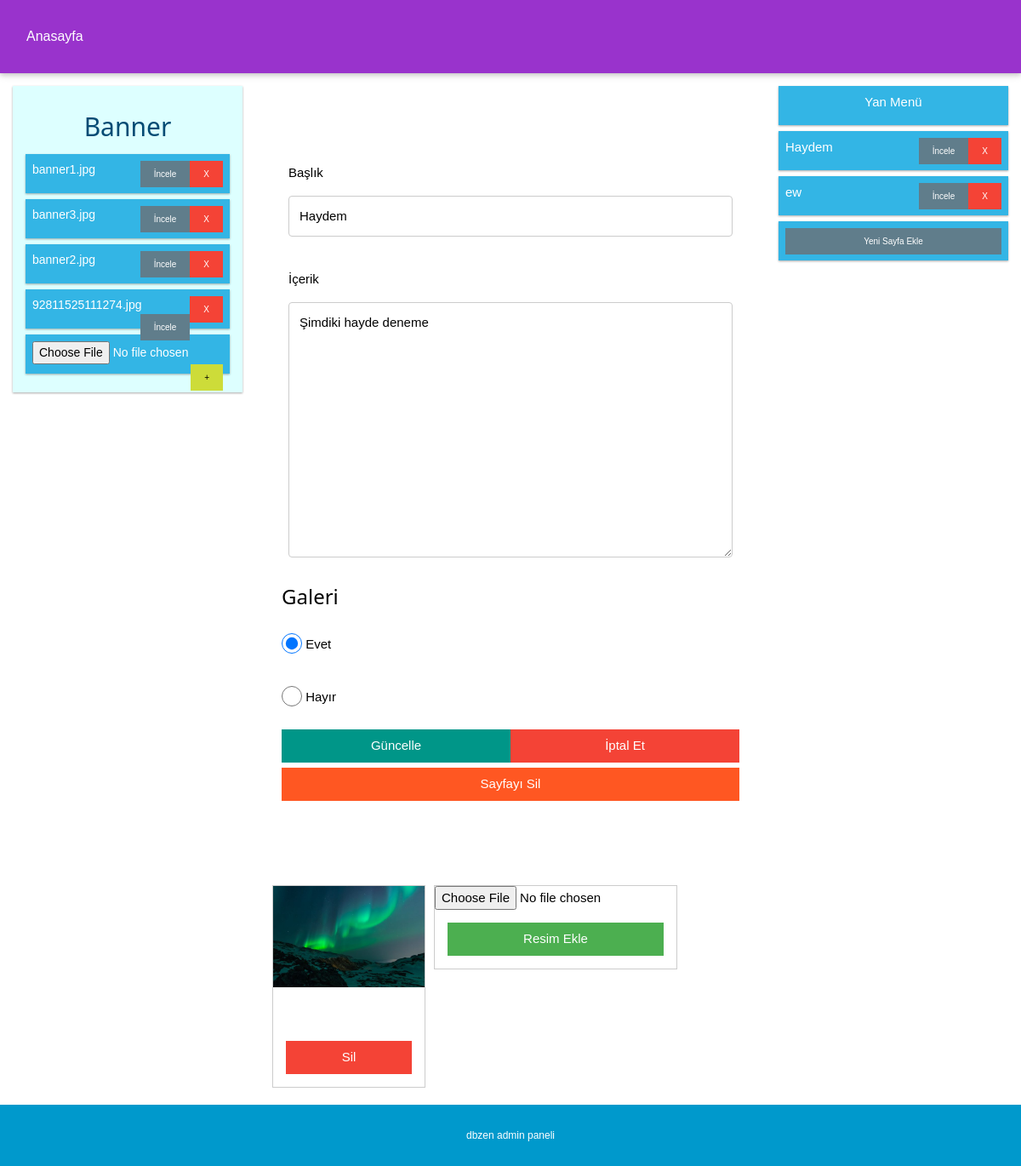
Screenshot of /admino_tt/side_o.php?page=1&side=1 (signed in) with the database file from the repository.
### tables this page shows
CREATE TABLE `page` (
  `id` int(11) NOT NULL,
  `home_page_con` tinyint(1) NOT NULL,
  `page_name` text NOT NULL,
  `page_description` text NOT NULL,
  `page_content` text,
  `sid_menu_con` int(11) NOT NULL,
  `sid_menu_name` text NOT NULL,
  `gallery_co` tinyint(1) NOT NULL,
  `page_show` tinyint(1) NOT NULL,
  `type` int(11) NOT NULL,
  `banner_show` tinyint(1) NOT NULL,
  `date` datetime NOT NULL
);

CREATE TABLE `banner` (
  `id` int(11) NOT NULL,
  `page_id` int(11) NOT NULL,
  `address` text NOT NULL,
  `banner_name` text NOT NULL,
  `banner_show` int(11) NOT NULL
);

CREATE TABLE `side_menu` (
  `id` int(11) NOT NULL,
  `page_id` int(11) NOT NULL,
  `side_name` text NOT NULL,
  `side_content` text,
  `side_show` tinyint(1) NOT NULL,
  `gallery_co` tinyint(1) NOT NULL,
  `side_date` datetime NOT NULL
);

CREATE TABLE `gallery` (
  `id` int(11) NOT NULL,
  `gallery_scr` text NOT NULL,
  `page_id` int(11) NOT NULL,
  `pic_name` text NOT NULL,
  `on_co` tinyint(1) NOT NULL,
  `side_id` int(11) NOT NULL
);

### admino_tt/pages/config.php (called while the page is built, shortened)
<?php
try {
     $db = new PDO("mysql:host=localhost;dbname=proje_beta;charset=utf8", "root", "");
	$db->setAttribute(PDO::ATTR_ERRMODE, PDO::ERRMODE_EXCEPTION);
} catch ( PDOException $e ){
     print $e->getMessage();
}
if(isset($_GET['page']) && isset($_GET['side']) ){
	$query = $db->query("SELECT * from page WHERE id='".$_GET['page']."'")->fetch(PDO::FETCH_ASSOC);
}
?>

### admino_tt/pages/banner.php (the view, shortened to what this page needs)
<div class="col-3 right">
  <div class="aside w3-pale-blue" >
	  <h2 >Banner</h2>
    <div class="menu w3-left-align" >
  		<ul>
		<?php
			if( $_GET['page']=='tet1'){}else{
			$querybanner = $db->query("SELECT * FROM banner WHERE page_id=".$query['id']."", PDO::FETCH_ASSOC);
			if ( $querybanner->rowCount() ){
				foreach( $querybanner as $rowbanner){
					echo '<form method="post">
   			<li style="height: 46px;">'.$rowbanner['address'].'<button name="banner_del" type="submit" class="w3-red w3-button w3-tiny  w3-right" >X</button> <a class="w3-blue-grey w3-button w3-tiny  w3-right" href="../projebeta/images/'.$rowbanner['address'].'" >İncele</a><input name="banner_id" class="w3-input" style="Visibility : hidden; width: 0px;" value="'.$rowbanner['id'].'" type="text"></li>
			</form>
						';}} echo '<form method="post" enctype="multipart/form-data">
   			<li style="height: 46px;"><input type="file" name="banner_dd" /><button type="submit" name="banner_add" class="w3-lime w3-button w3-tiny w3-right" >+</button></li></form>';}
		?>
  		</ul>
</div>
  </div>
</div>

### admino_tt/pages/hemenu.php (shortened to what this page needs)
<div class="headerr w3-card">
  <div class="dropdown">
	    <?php
	  if($_GET['page']=='tet1'){
		  echo '<button class="dropbtn">Yeni Sayfa Ekle</button>';
	  }else{
	  $queryyyc = $db->query("SELECT * FROM page where id=".$_GET['page']."")->fetch(PDO::FETCH_ASSOC);
	  if ( $queryyyc ){echo'<button class="dropbtn">'.$queryyyc['page_name'].'</button>';}}?>
    <?php
	  $querycc = $db->query("SELECT * FROM page", PDO::FETCH_ASSOC);
	?>
</div>
</div>

### admino_tt/pages/pages-side.php
<?php
if(isset($_GET['side']) and isset($_GET['page'])){
	if($_GET['side']=='tet1'){
		echo'<div class="col-6">
	<form method="post">
      <div  class="w3-padding-64 w3-center">
      <div class="w3-left-align w3-padding-large">
        <p>Başlık</p><input type="text" name="side_pe" >
      </div>
      <div class="w3-left-align w3-padding-large">
        <p>İçerik</p><textarea name="side_peg"></textarea>
      </div>
 <div class="w3-row w3-left-align">
	  <div class="w3-third w3-container">
	  <h3>Galeri</h3>
    <p>
  <input class="w3-radio" type="radio" name="gallery" value="Evet" checked>
  <label>Evet</label></p>
  <p>
  <input class="w3-radio" type="radio" name="gallery" value="Hayır">
  <label>Hayır</label></p>
  </div>
  <div class="w3-third w3-container">
  </div>
  <div class="w3-third w3-container">
  </div>
 <div class="w3-container w3-center" style="width:100%">
	<div class="w3-bar" style="width:100%">
  <button name="side_add" class="w3-bar-item w3-button w3-teal" style="width:100%">Sayfayı Ekle</button>
</div>
  </div>
</div>
    </div>
	</form>
</div>';
	}
	else{
		$querysidc = $db->query("SELECT * from side_menu WHERE page_id='".$_GET['page']."' and id='".$_GET['side']."'")->fetch(PDO::FETCH_ASSOC);
		if($querysidc['gallery_co']==0){$f1="";$f2="checked";}else{$f1="checked";$f2="";}
		if ( $querysidc ){
			echo'<div class="col-6">
	<form method="post">
      <div  class="w3-padding-64 w3-center">
      <div class="w3-left-align w3-padding-large">
        <p>Başlık</p><input type="text" value="'.$querysidc['side_name'].'" name="side_pe" >
      </div>
      <div class="w3-left-align w3-padding-large">
        <p>İçerik</p><textarea name="side_peg">'.$querysidc['side_content'].'</textarea>
      </div>
 <div class="w3-row w3-left-align">
	  <div class="w3-third w3-container">
	  <h3>Galeri</h3>
    <p>
  <input class="w3-radio" type="radio" name="gallery" value="Evet" '.$f1.'>
  <label>Evet</label></p>
  <p>
  <input class="w3-radio" type="radio" name="gallery" value="Hayır" '.$f2.'>
  <label>Hayır</label></p>
  </div>
  <div class="w3-third w3-container">
  </div>
  <div class="w3-third w3-container">
  </div>
 <div class="w3-container w3-center" style="width:100%">
	<div class="w3-bar" style="width:100%">
  <button name="side_up" class="w3-bar-item w3-button w3-teal" style="width:50%">Güncelle</button>
  <button class="w3-bar-item w3-button w3-red" style="width:50%">İptal Et</button>
</div>
	 <button name="side_del" class="w3-bar-item w3-button w3-deep-orange" style="width:100%">Sayfayı Sil</button>
  </div>
</div>
    </div>
	</form>
</div>';
		}
	}
}
?>

### admino_tt/pages/side.php
<div class="col-3 menu right">
  <ul>
	  <li class="w3-center" style="height: 46px;">Yan Menü </li>
	  <?php if( $_GET['page']=='tet1'){}else{
$queryside = $db->query("SELECT * FROM side_menu WHERE page_id=".$query['id']."", PDO::FETCH_ASSOC);
			if ( $queryside->rowCount() ){
				foreach( $queryside as $rowside){
					echo'<form method="post">
	  <li style="height: 46px;">'.$rowside['side_name'].' <button name="side_del" class="w3-red w3-button w3-tiny  w3-right" >X</button> <a href="/admino_tt/side_o.php?page='.$query['id'].'&side='.$rowside['id'].'" class="w3-blue-grey w3-button w3-tiny  w3-right" >İncele</a><input name="side_id" class="w3-input" style="Visibility : hidden; width: 0px;" value="'.$rowside['id'].'" type="text"></li>
	 </form>';}
			}echo '<form method="post">
	  <li style="height: 46px;  width: 100%; "><a style=" width: 100%; " href="/admino_tt/side_o.php?page='.$query['id'].'&side=tet1" class="w3-blue-grey w3-button w3-tiny  w3-right" >Yeni Sayfa Ekle</a></li>
	 </form>';}
?>
  		</ul>
</div>

### admino_tt/pages/gallery-side.php
<?php
if($_GET['side']!='tet1' or $_GET['page']=='tet1'){
echo '<div class="row">
<div class="col-3 right"></div>
<div class="col-6 w3-centered">
	<div  class="w3-padding-60 w3-center">
 		<div class="w3-row w3-left-align">
			<div class="row">';
	$querygallery = $db->query("SELECT * FROM gallery WHERE page_id=".$query['id']." and side_id=".$_GET['side']." and on_co=1", PDO::FETCH_ASSOC);
			if ( $querygallery->rowCount() ){
				foreach( $querygallery as $rowgallery){
					echo '<div class="gallery">
					<form action="" method="post" enctype="multipart/form-data"></form>
							<form method="post">
    						<img src="../projebeta/gallery/'.$rowgallery['gallery_scr'].'" name="gallery_tt" width="300" height="200"><input name="id_gallery" type="text" style="Visibility : hidden;" value="'.$rowgallery['id'].'">
  							<div class="desc"><button name="side_gallery_del" class="w3-button w3-red" style="width: 100%;">Sil</button></div>
						</div></from>
						';}}
echo '<div class="gallery w3-center" style="width: auto;">
					<form action="" method="post" enctype="multipart/form-data"></form>
					<form action="" method="post" enctype="multipart/form-data">
	  				<input type="file" id="gallery_tm" name="gallery_tm" />
					<div class="desc"><button type="submit" id="side_gallery_add"  name="side_gallery_add" class="w3-button w3-green" style="width: 100%;">Resim Ekle</button></div></form>
					</form>
				</div>
			</div>
		</div>
	</div>
</div>
<div class="col-3 menu right">
</div>
</div>';
}
?>

### admino_tt/css/w3.css (style rules this page uses)
*,*:before,*:after { box-sizing:inherit }
html { -ms-text-size-adjust:100%;-webkit-text-size-adjust:100% }
body { margin:0 }
a { background-color:transparent;-webkit-text-decoration-skip:objects }
img { border-style:none }
button,input,select,textarea { font:inherit;margin:0 }
button,input { overflow:visible }
button,select { text-transform:none }
button,html [type=button],[type=reset],[type=submit] { -webkit-appearance:button }
textarea { overflow:auto }
[type=checkbox],[type=radio] { padding:0 }
html,body { font-family:Verdana,sans-serif;font-size:15px;line-height:1.5 }
html { overflow-x:hidden }
h2 { font-size:30px }
h3 { font-size:24px }
h1,h2,h3,h4,h5,h6 { font-family:"Segoe UI",Arial,sans-serif;font-weight:400;margin:10px 0 }
img { vertical-align:middle }
a { color:inherit }
.w3-btn,.w3-button { border:none;display:inline-block;padding:8px 16px;vertical-align:middle;overflow:hidden;text-decoration:none;color:inherit;background-color:inherit;text-align:center;cursor:pointer;white-space:nowrap }
.w3-btn,.w3-button { -webkit-touch-callout:none;-webkit-user-select:none;-khtml-user-select:none;-moz-user-select:none;-ms-user-select:none;user-select:none }
.w3-check,.w3-radio { width:24px;height:24px;position:relative;top:6px }
.w3-bar { width:100%;overflow:hidden }
.w3-center .w3-bar { display:inline-block;width:auto }
.w3-bar .w3-bar-item { padding:8px 16px;float:left;width:auto;border:none;display:block;outline:0 }
.w3-bar .w3-button { white-space:normal }
.w3-container:after,.w3-container:before,.w3-panel:after,.w3-panel:before,.w3-row:after,.w3-row:before,.w3-row-padding:after,.w3-row-padding:before, .w3-cell-row:before,.w3-cell-row:after,.w3-clear:after,.w3-clear:before,.w3-bar:before,.w3-bar:after { content:"";display:table;clear:both }
.w3-col,.w3-half,.w3-third,.w3-twothird,.w3-threequarter,.w3-quarter { float:left;width:100% }
@media (min-width:601px) { .w3-col.m4,.w3-third { width:33.33333% } }
.w3-container,.w3-panel { padding:0.01em 16px }
.w3-card,.w3-card-2 { box-shadow:0 2px 5px 0 rgba(0,0,0,0.16),0 2px 10px 0 rgba(0,0,0,0.12) }
.w3-tiny { font-size:10px!important }
.w3-left-align { text-align:left!important }
.w3-center { text-align:center!important }
.w3-padding-large { padding:12px 24px!important }
.w3-padding-64 { padding-top:64px!important;padding-bottom:64px!important }
.w3-right { float:right!important }
.w3-blue-grey,.w3-hover-blue-grey:hover,.w3-blue-gray,.w3-hover-blue-gray:hover { color:#fff!important;background-color:#607d8b!important }
.w3-green,.w3-hover-green:hover { color:#fff!important;background-color:#4CAF50!important }
.w3-lime,.w3-hover-lime:hover { color:#000!important;background-color:#cddc39!important }
.w3-deep-orange,.w3-hover-deep-orange:hover { color:#fff!important;background-color:#ff5722!important }
.w3-red,.w3-hover-red:hover { color:#fff!important;background-color:#f44336!important }
.w3-teal,.w3-hover-teal:hover { color:#fff!important;background-color:#009688!important }
.w3-pale-blue,.w3-hover-pale-blue:hover { color:#000!important;background-color:#ddffff!important }

### rows the page displays
page: page_name "Anasayfa"
banner: address "banner1.jpg"
banner: address "banner3.jpg"
banner: address "banner2.jpg"
banner: address "92811525111274.jpg"
side_menu: side_pe "Haydem", side_peg "Şimdiki hayde deneme", side_name "Haydem"
side_menu: side_name "ew"
gallery: gallery_scr (picture)
